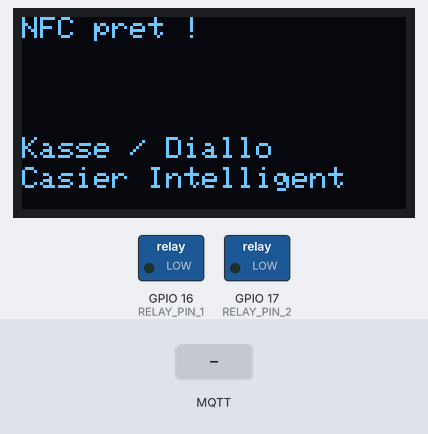
The sketch below on a simulated ESP32. On the bench: 128×64 one-colour display, switched loads named in the sketch (green lamp = pin HIGH). The inputs (shaded band) are chosen by the test bench. WiFi joins after 1.5 s; servers stay silent unless stated; no MQTT or app messages arrive unless stated; what the sketch prints to the serial monitor is not drawn.

Above: at 3.4 s.
3.5 s: MQTT message "CASIER:" arrives on the first subscribed topic
At 4.24 s:
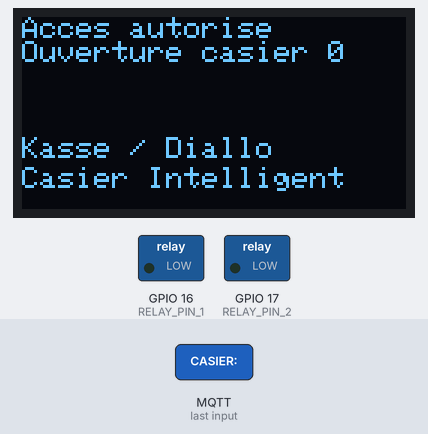
At 5.0 s:
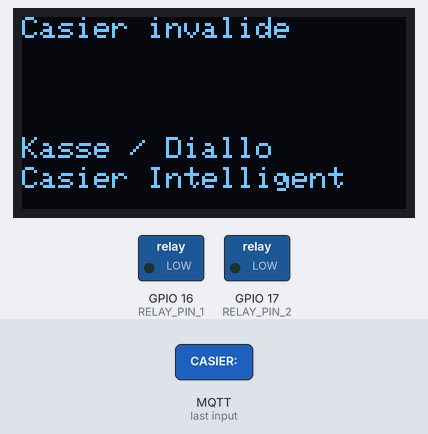
Timing chart, 0 to 6.5 s (numbered marks = the images above; inputs shaded):
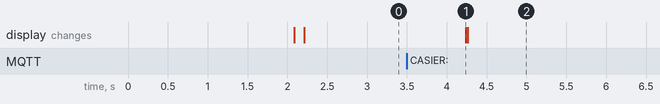

Measured:
- after the input at 3.5 s, the display: changes after 0.74 s (image 1)

The sketch:

sketch_mar4a.ino
```cpp
#include <Wire.h>
#include <Adafruit_PN532.h>
#include <WiFi.h>
#include <PubSubClient.h>
#include <Adafruit_GFX.h>
#include <Adafruit_SSD1306.h>

// OLED
#define SCREEN_WIDTH 128
#define SCREEN_HEIGHT 64
Adafruit_SSD1306 display(SCREEN_WIDTH, SCREEN_HEIGHT, &Wire, -1);

// Broches Relais
#define RELAY_PIN_1 16
#define RELAY_PIN_2 17

// NFC
#define IRQ_PIN 2
#define RESET_PIN 3
Adafruit_PN532 nfc(IRQ_PIN, RESET_PIN, &Wire);

// Wi-Fi & MQTT
const char* ssid = "MaamSaaliwu";
const char* password = "xelcom313";
const char* mqtt_server = "172.20.10.9";
const char* mqtt_topic = "casier/ouverture";

WiFiClient espClient;
PubSubClient client(espClient);
String dernierBadge = "";
bool casierOuvert = false;

void afficherMessage(String ligne1, String ligne2 = "") {
  display.clearDisplay();
  display.setTextSize(1.75);
  display.setTextColor(SSD1306_WHITE);
  display.setCursor(0, 0);
  display.println(ligne1);
  if (ligne2 != "") {
    display.println(ligne2);
  }
  display.setCursor(0, 40);
  display.println("Kasse / Diallo");
  display.setCursor(0, 50);
  display.println("Casier Intelligent");
  display.display();
}

void setup() {
  Serial.begin(115200);
  pinMode(RELAY_PIN_1, OUTPUT);
  pinMode(RELAY_PIN_2, OUTPUT);
  digitalWrite(RELAY_PIN_1, LOW);
  digitalWrite(RELAY_PIN_2, LOW);

  // Init écran OLED
  if (!display.begin(SSD1306_SWITCHCAPVCC, 0x3C)) {
    Serial.println(F("Ecran OLED non détecté !"));
    while (true);
  }
  afficherMessage("Demarrage...");

  WiFi.begin(ssid, password);
  while (WiFi.status() != WL_CONNECTED) {
    delay(1000);
    Serial.print(".");
  }
  afficherMessage("WiFi connecte", WiFi.localIP().toString());

  client.setServer(mqtt_server, 1883);
  client.setCallback(callback);
  reconnect();

  Wire.begin();
  nfc.begin();
  uint32_t versiondata = nfc.getFirmwareVersion();
  if (!versiondata) {
    afficherMessage("NFC erreur", "Verifie cablage");
    while (1);
  }

  nfc.SAMConfig();
  afficherMessage("NFC pret !");
}

void reconnect() {
  while (!client.connected()) {
    afficherMessage("Connexion MQTT...");
    if (client.connect("ESP32Client")) {
      afficherMessage("MQTT Connecte");
      client.subscribe(mqtt_topic);
    } else {
      delay(3000);
    }
  }
}

void callback(char* topic, byte* payload, unsigned int length) {
  String message = "";
  for (int i = 0; i < length; i++) {
    message += (char)payload[i];
  }

  Serial.println("Message reçu : " + message);
  if (message.startsWith("CASIER:")) {
    if (!casierOuvert) {
      int numero = message.substring(7).toInt();
      afficherMessage("Acces autorise", "Ouverture casier " + String(numero));
      ouvrirCasier(numero);
      casierOuvert = true;
      delay(5000);
      casierOuvert = false;
    }
  } else if (message == "REFUS") {
    afficherMessage("Acces refuse !");
  }
}

String badgeValide() {
  uint8_t success, uid[7], uidLength;
  success = nfc.readPassiveTargetID(PN532_MIFARE_ISO14443A, uid, &uidLength, 1000);
  if (!success) return "";

  String badgeID = "";
  for (byte i = 0; i < uidLength; i++) {
    badgeID += String(uid[i], HEX);
  }
  badgeID.toUpperCase();

  afficherMessage("Badge detecte", badgeID);
  return badgeID;
}

void ouvrirCasier(int numero) {
  int pin = (numero == 1) ? RELAY_PIN_1 : (numero == 2) ? RELAY_PIN_2 : -1;
  if (pin == -1) {
    afficherMessage("Casier invalide");
    return;
  }
  digitalWrite(pin, HIGH);
  delay(5000);
  digitalWrite(pin, LOW);
}

void verifierConnexion() {
  if (WiFi.status() != WL_CONNECTED) {
    afficherMessage("WiFi perdu !");
    WiFi.disconnect();
    WiFi.reconnect();
    delay(5000);
  }
  if (!client.connected()) {
    afficherMessage("MQTT perdu !");
    reconnect();
  }
}

void loop() {
  verifierConnexion();

  String badgeID = badgeValide();
  if (badgeID != "" && badgeID != dernierBadge && badgeID != "REFUS") {
    afficherMessage("Envoi UID...", badgeID);
    client.publish(mqtt_topic, badgeID.c_str(), false);
    dernierBadge = badgeID;
  }

  client.loop();
}
```
